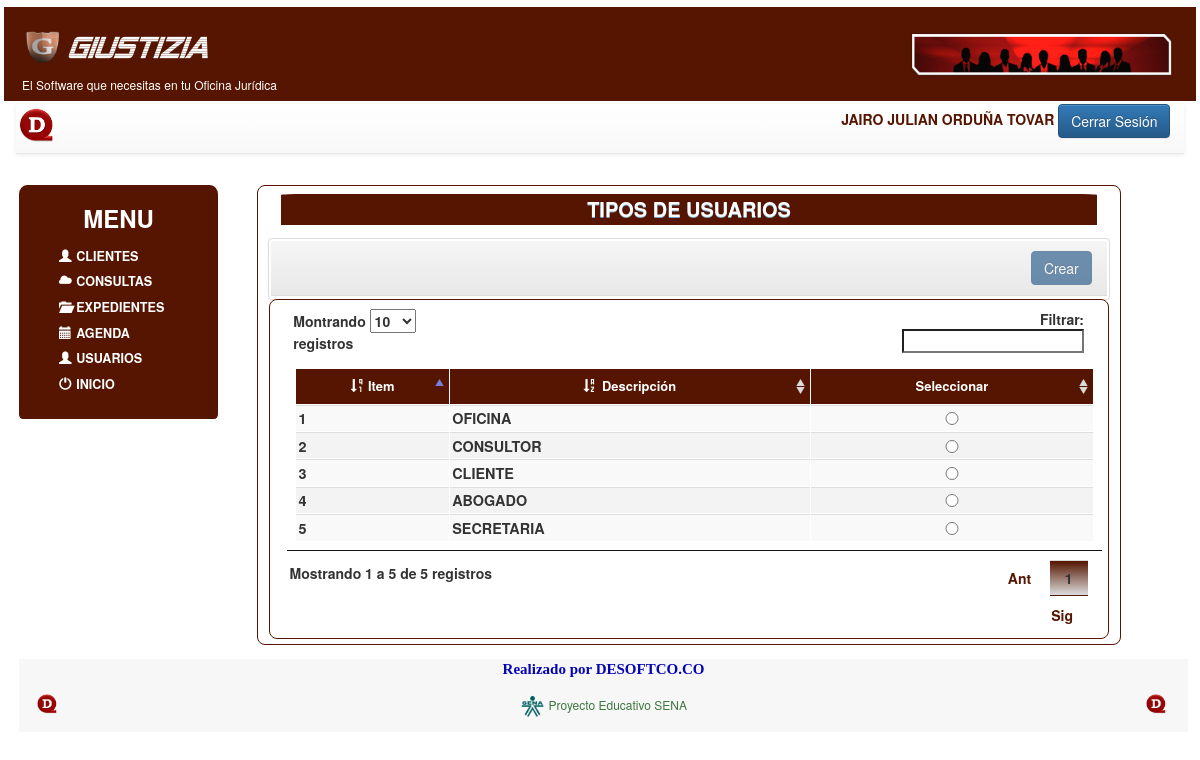
The app's page /vistas/frm_ListaTipoUsuario.php (signed in), older data.
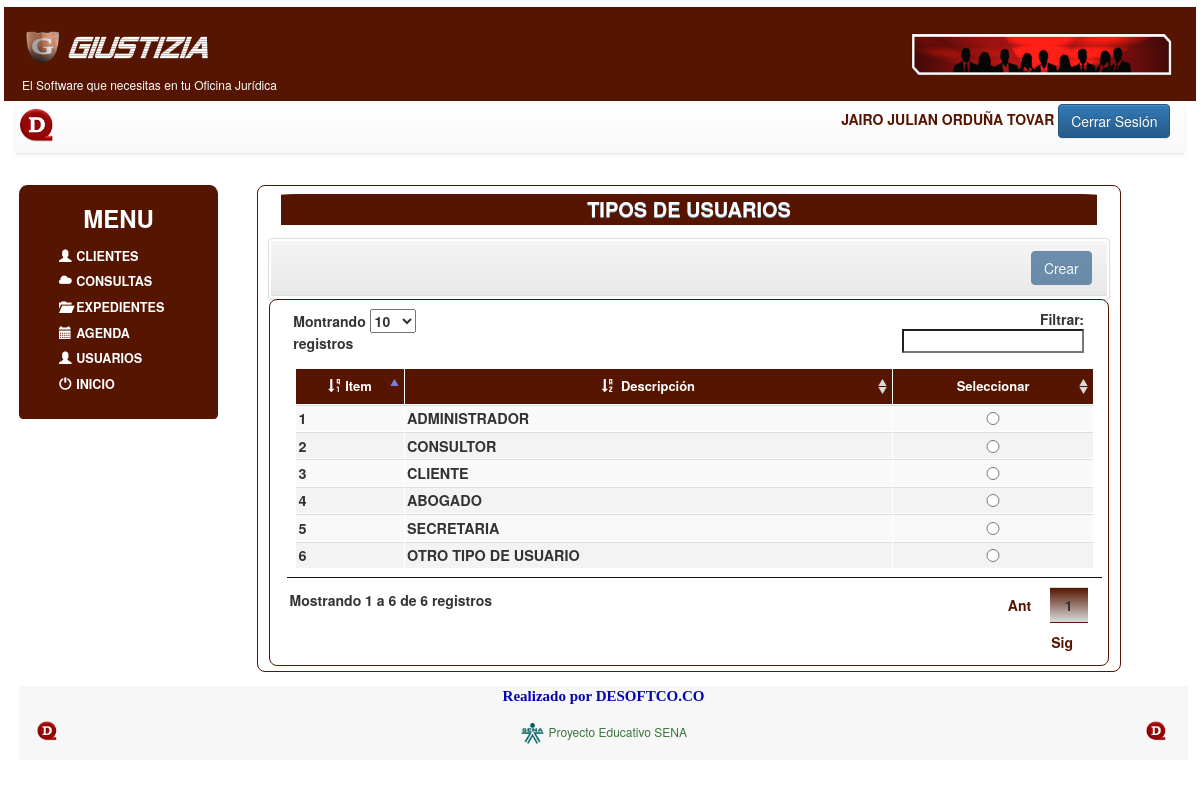
The same page, newer data.
### tables this page shows
CREATE TABLE `tbl_tipousuario` (
  `tipu_Id` int(11) NOT NULL,
  `tipu_TipoUsuario` varchar(25) NOT NULL
);

### model/usuariosModel.php (called while the page is built, shortened)
<?php
	class usuariosModel
	{
		function getTipoUsuarioRelacion($conexion)
		{
			$html = array();
			$qryproceso="SELECT  * FROM tbl_tipousuario";
			$qry = $conexion->query($qryproceso);
			while ($cursor = $qry->fetch_assoc())
			{
				array_push($html,$cursor);
			}
			return $html;
		}
	}
?>

### vistas/frm_ListaTipoUsuario.php (the view, shortened to what this page needs)
<?php
	$tipousuario=$_SESSION['s_tipusu'];
	include('nav.php');
	include('menu.php');
	include_once('../model/usuariosModel.php');
	$obj_model = new usuariosModel();
	$data = $obj_model -> getTipoUsuarioRelacion($conexion);
?>
	<article class="col-xs-12  col-sm-8 col-md-9 col-lg-9">
		<div class="ibody1 col-xs-12  col-sm-12 col-md-12 col-lg-12">
			<div align='center' class="jumbotron">
			<h8 align='center'><b>TIPOS DE USUARIOS</b></h8>
			</div>
			<div >
				<form name="flk_TipoUsuario" id="flk_TipoUsuario" method="POST" action="flk_TipoUsuario.php">
					<div class="row">
						<div class="table-responsive">
						<div class="panel panel-default">
								<div class="panel-heading" align="right">
									<?php
										if ($tipousuario=='1'){
											echo '<input type="button" class="btn btn-primary" data-toggle="modal" data-target="#msg_crear" value="Crear" id="btn_creartipousuario" >';
											echo ' ';
											echo '<input type="submit" class="btn btn-primary" value="Editar" id="btn_Editar">';
										}
										else{
										     echo '<input type="button" class="btn btn-primary" value="Crear" disabled="disabled" >';
										    } ?>
								</div>
							<div class="ibody1 col-xs-12  col-sm-12 col-md-6 col-lg-6">
							<table id="tbl_Procesos" class="table table-striped">
								<thead>
									<td align="center"><span class="glyphicon glyphicon-sort-by-order-alt"></span><b> Item</b></td>
									<td align="center"><span class="glyphicon glyphicon-sort-by-alphabet"></span><b> Descripción</b></d>
									<td align="center"><b> Seleccionar</b></d>
								</thead>
								<tbody class="tablacontenido" align='center'>
							            <?php
											foreach ($data as $tipousuario)
											{
												print "<tr>";
												print "<th align='center'> ".$tipousuario['tipu_Id']."</th>";
												print "<th>".$tipousuario['tipu_TipoUsuario']."</th>";
												echo '<td align="center">';
												echo '<input type="radio" name="tipdocu" id="tipdocu" value="'.$tipousuario['tipu_Id'].'" required>';
										        echo "</td>";
												print "</tr>";
											}
										?>
								</tbody>
							</table>
							</div>
					</div>
				</form>
			</div>
		</div>
	</article>
	</section>
	</div>
<?php
		include('footer.php');
 ?>

Row changes from the older to the newer data that the page shows:
changed tbl_tipousuario id 1: tipu_TipoUsuario "OFICINA" → "ADMINISTRADOR"
added tbl_tipousuario: tipu_Id "6", tipu_TipoUsuario "OTRO TIPO DE USUARIO"
Text that changed along with them:
text written by a page script: "Montrando registros Filtrar: Mostrando 1 a 5 de 5 registros Ant 1 Sig" → "Montrando registros Filtrar: Mostrando 1 a 6 de 6 registros Ant 1 Sig"
